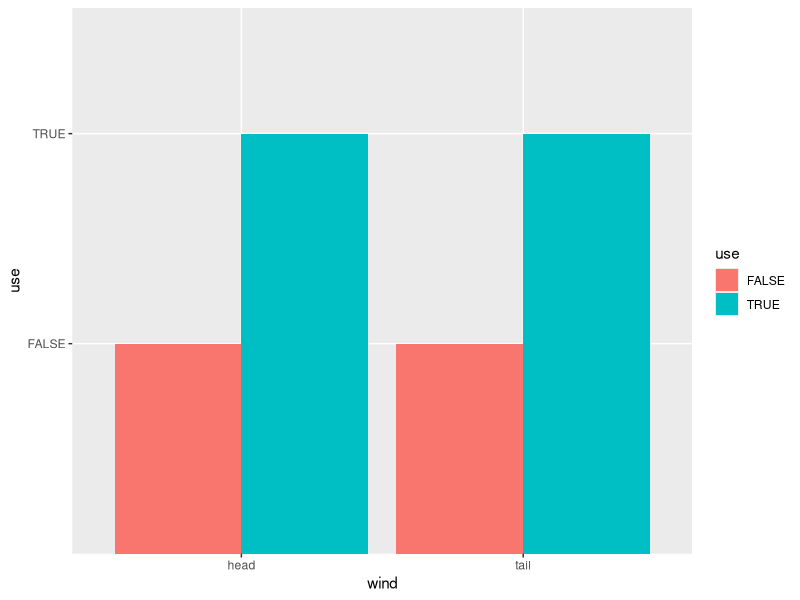
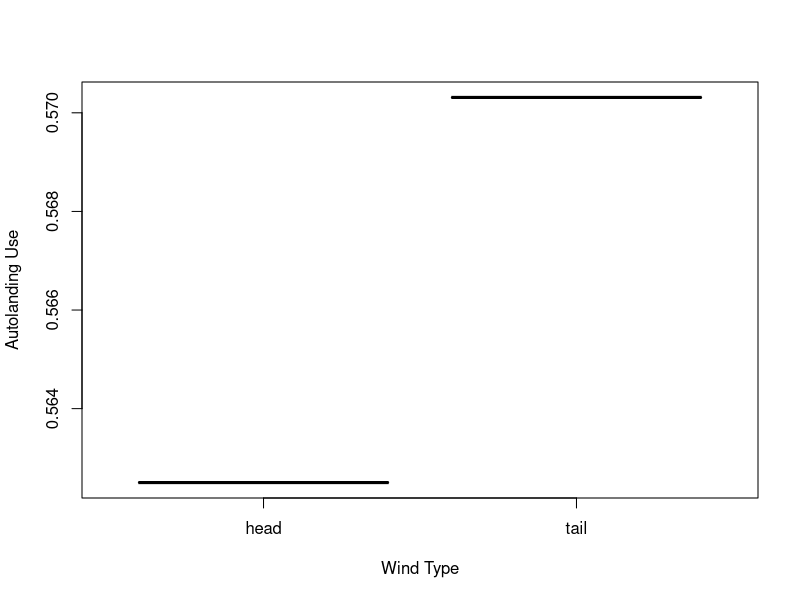

Source code (R) for these figures, in order:
# Coursera JHPH Data Science
# 007 - Regression Models
# Week 4 | Quiz
#
# Joe Nguyen | 10 Nov, 2015

# Change working directory
dirBase <- "/home/joe/Documents/01-coursera/01-data-science"
dirWorking <- "/07-regression"
setwd(file.path(dirBase, dirWorking))
rm(list = ls())


## Question 1
# Consider the space shuttle data ?shuttle in the MASS library. Consider modeling the use of the autolander as the outcome (variable name use). Fit a logistic regression model with autolander (variable auto) use (labeled as "auto" 1) versus not (0) as predicted by wind sign (variable wind). Give the estimated odds ratio for autolander use comparing head winds, labeled as "head" in the variable headwind (numerator) to tail winds (denominator).
require(MASS); data("shuttle")
head(shuttle,3)
tail(shuttle,4)
sapply(shuttle, class)

# Change use labels (auto = 1, noauto = 0)
shuttle$use <- factor(shuttle$use == "auto")
head(shuttle,3)


# Logistic regression
fitUse <- glm(use ~ wind - 1, family = "binomial", data = shuttle)

require(ggplot2)
g <- ggplot(shuttle, aes(x = wind, y = use, fill = use)) +
    geom_bar(stat = "identity", position = position_dodge())
    # geom_bar(stat = "identity")
g

summary(fitUse)

plot(shuttle$wind, fitUse$fitted, xlab = "Wind Type", ylab = "Autolanding Use")

# Log of odds: call the logit g = logit(p) = log(p/(1-p))
# beta1 is log odds ratio -> exp(beta1) is odds ratio
OR <- exp(fitUse$coef[2]); OR
# Odds ratio is of using autolanding given change from head to tail wind.
exp(fitUse$coef)
# Or is intercept the OR of using autopilot for head wind, slope is OR of using autopilot for tail wind??
#
# OR close to 1 means p = 0.5 (use either autopilot or not)
OR <- exp(fitUse$coef)
OR[1]/OR[2]


## Question 2
# Consider the previous problem. Give the estimated odds ratio for autolander use comparing head winds (numerator) to tail winds (denominator) adjusting for wind strength from the variable magn.
fitUseMagn <- glm(use ~ wind + magn - 1, family = "binomial", data = shuttle)
OR <- exp(fitUseMagn$coef); OR
OR[1]/OR[2]


## Question 3
# If you fit a logistic regression model to a binary variable, for example use of the autolander, then fit a logistic regression model for one minus the outcome (not using the autolander) what happens to the coefficients?
# Invert
shuttle$use <- factor(shuttle$use == "FALSE")
head(shuttle,3)
fitNouse <- glm(use ~ wind - 1, family = "binomial", data = shuttle)

fitUse$coef
fitNouse$coef
exp(fitNouse$coef)

# The coefficients reverse their signs.



